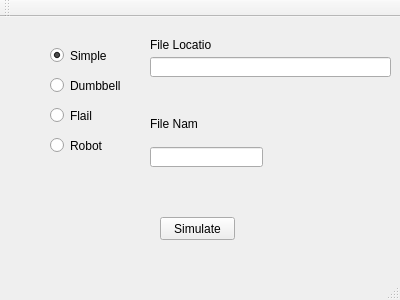
<?xml version="1.0" encoding="UTF-8"?>
<ui version="4.0">
 <class>controlWindow</class>
 <widget class="QMainWindow" name="controlWindow">
  <property name="geometry">
   <rect>
    <x>0</x>
    <y>0</y>
    <width>400</width>
    <height>300</height>
   </rect>
  </property>
  <property name="windowTitle">
   <string>Control Window</string>
  </property>
  <widget class="QWidget" name="centralWidget">
   <widget class="QPushButton" name="SimButton">
    <property name="geometry">
     <rect>
      <x>160</x>
      <y>200</y>
      <width>75</width>
      <height>23</height>
     </rect>
    </property>
    <property name="text">
     <string>Simulate</string>
    </property>
   </widget>
   <widget class="QRadioButton" name="simpleRad">
    <property name="geometry">
     <rect>
      <x>50</x>
      <y>30</y>
      <width>82</width>
      <height>17</height>
     </rect>
    </property>
    <property name="text">
     <string>Simple</string>
    </property>
    <property name="checked">
     <bool>true</bool>
    </property>
   </widget>
   <widget class="QRadioButton" name="dumbbellRad">
    <property name="geometry">
     <rect>
      <x>50</x>
      <y>60</y>
      <width>82</width>
      <height>17</height>
     </rect>
    </property>
    <property name="text">
     <string>Dumbbell</string>
    </property>
    <property name="checked">
     <bool>false</bool>
    </property>
   </widget>
   <widget class="QLineEdit" name="filenameEdit">
    <property name="geometry">
     <rect>
      <x>150</x>
      <y>130</y>
      <width>113</width>
      <height>20</height>
     </rect>
    </property>
   </widget>
   <widget class="QLabel" name="fileLabel">
    <property name="geometry">
     <rect>
      <x>150</x>
      <y>100</y>
      <width>47</width>
      <height>13</height>
     </rect>
    </property>
    <property name="text">
     <string>File Name</string>
    </property>
   </widget>
   <widget class="QRadioButton" name="flailRad">
    <property name="geometry">
     <rect>
      <x>50</x>
      <y>90</y>
      <width>82</width>
      <height>17</height>
     </rect>
    </property>
    <property name="text">
     <string>Flail</string>
    </property>
    <property name="checked">
     <bool>false</bool>
    </property>
   </widget>
   <widget class="QRadioButton" name="robotRad">
    <property name="geometry">
     <rect>
      <x>50</x>
      <y>120</y>
      <width>82</width>
      <height>17</height>
     </rect>
    </property>
    <property name="text">
     <string>Robot</string>
    </property>
    <property name="checked">
     <bool>false</bool>
    </property>
   </widget>
   <widget class="QLabel" name="locLabel">
    <property name="geometry">
     <rect>
      <x>150</x>
      <y>20</y>
      <width>61</width>
      <height>16</height>
     </rect>
    </property>
    <property name="text">
     <string>File Location</string>
    </property>
   </widget>
   <widget class="QLineEdit" name="locNameEdit">
    <property name="geometry">
     <rect>
      <x>150</x>
      <y>40</y>
      <width>241</width>
      <height>20</height>
     </rect>
    </property>
   </widget>
  </widget>
  <widget class="QMenuBar" name="menuBar">
   <property name="geometry">
    <rect>
     <x>0</x>
     <y>0</y>
     <width>400</width>
     <height>21</height>
    </rect>
   </property>
  </widget>
  <widget class="QToolBar" name="mainToolBar">
   <attribute name="toolBarArea">
    <enum>TopToolBarArea</enum>
   </attribute>
   <attribute name="toolBarBreak">
    <bool>false</bool>
   </attribute>
  </widget>
  <widget class="QStatusBar" name="statusBar"/>
 </widget>
 <layoutdefault spacing="6" margin="11"/>
 <resources/>
 <connections/>
</ui>
